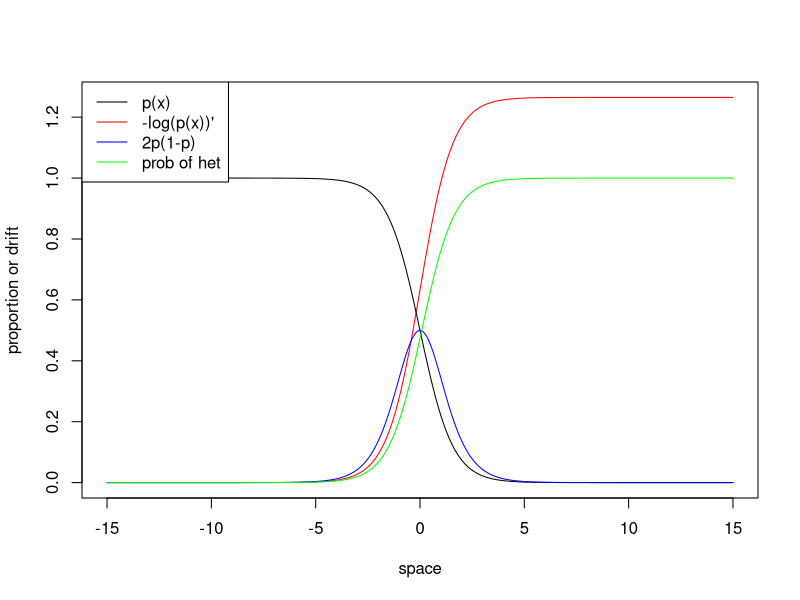
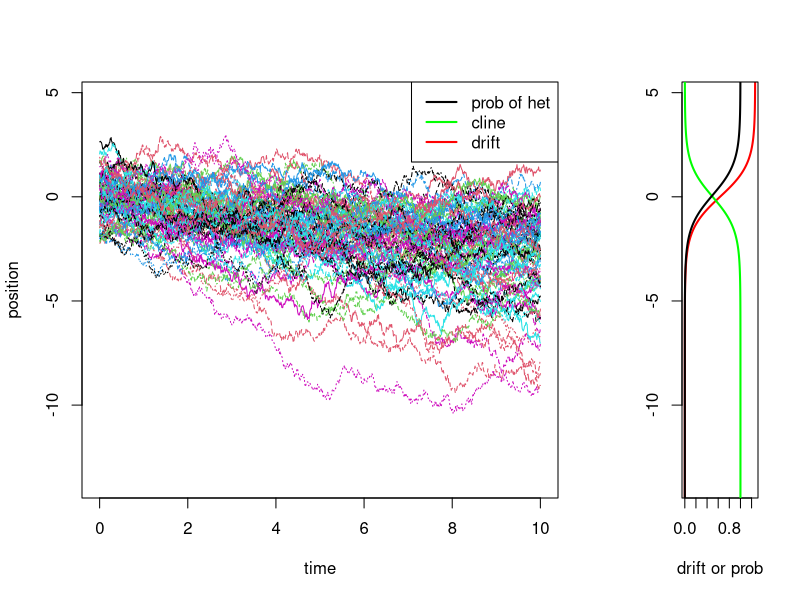
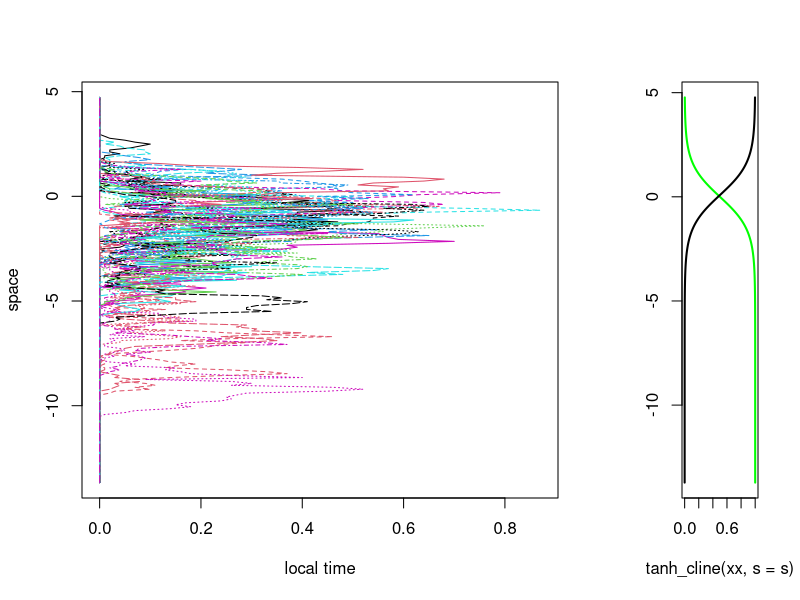

Recreate these plots in R, in order. (Note: this script raises an error after producing the figures.)
## ---- chunk 1
fig.dim <- 5
knitr::opts_chunk$set(fig.width=2*fig.dim,fig.align='center')
## ---- chunk 2
pcline <- function (x,r,tau=1,sigma=1) {
    (1/2)*( 1 - sign(x)*zeta(x=x/sqrt(tau*sigma^2),r=r*tau) )
}
tanh_cline <- function (x,s,sigma=1) {
    (1/2)*(1+tanh(-2*x*sqrt(s)/sigma))
}
tanh_drift <- function (x,s,sigma=1) {
    # log-derivative of tanh_cline
    -(2*sqrt(s)/sigma) * (1-tanh(-2*x*sqrt(s)/sigma)^2) / (1+tanh(-2*x*sqrt(s)/sigma))
}
tanh_het <- function (x,s,sigma=1) {
    # prob of being in a het = (1-s)(1-p)/(1-s(1-p))
    pp <- tanh_cline(x,s,sigma=sigma)
    (1-s)*(1-pp)/(1-s*(1-pp))
}
sim_diffusion <- function (drift,tau,nwalks,ntimes,xinit=0,...) {
    # want total time to be tau, so:
    dt <- tau/ntimes
    # put the noise in rws
    rws <- matrix( c( rep_len(xinit,nwalks), # initial conditions
                 rnorm(nwalks*(ntimes-1)) ), nrow=ntimes, ncol=nwalks, byrow=TRUE )
    # and then integrate over it
    for (k in 2:ntimes) {
        rws[k,] <- rws[k-1,]+sqrt(dt)*rws[k,]+dt*drift(rws[k-1,],...)
    }
    attr(rws,"dt") <- dt
    return(rws)
}
## ---- chunk 3
s <- 0.1
tanh_cline
xx <- seq(-15,15,length.out=500)
plot(xx, (-1)*tanh_drift(xx,s=s), type='l', col='red', xlab="space", ylab='proportion or drift')
lines(xx, tanh_cline(xx,s=s), col='black')
lines(xx, 2*tanh_cline(xx,s=s)*(1-tanh_cline(xx,s=s)), col='blue')
lines(xx, tanh_het(xx,s=s), col='green')
legend("topleft",lty=1,col=c("black","red","blue","green"),
        legend=c("p(x)","-log(p(x))'","2p(1-p)","prob of het"))
## ---- chunk 4
tanh_drift
nwalks <- 1e4
ntimes <- 1e3
s <- 0.1
tau <- 10
xx <- seq(-15,15,length.out=500)
tt <- seq(0,tau,length.out=ntimes)
rws <- sim_diffusion( tanh_drift, tau, nwalks, ntimes, s=s, xinit=rnorm(nwalks) )
layout( t(1:2), widths=c(3,1) )
matplot(tt, rws[,1:80],type='l', ylab='position', xlab='time', ylim=range(rws) )
legend("topright",lwd=2,legend=c("prob of het","cline","drift"),col=c("black","green","red"))
plot( (-1)*tanh_drift(xx,s=s), xx, col='red', lwd=2, type='l', ylim=range(rws), ylab='', xlab='drift or prob' )
lines( tanh_cline(xx,s=s), xx, col='green', lwd=2 )
lines( (1-s)*(1-tanh_cline(xx,s=s))/(1-s*(1-tanh_cline(xx,s=s))), xx, lwd=2 )
## ---- chunk 5
xx <- seq( min(rws), max(rws), length.out=200 )
xmids <- xx[-1]-diff(xx)/2
lts <- attr(rws,"dt")*apply( matrix(findInterval(rws,xx),nrow=nrow(rws)), 2, tabulate, nbins=length(xx)-1 )
layout( t(1:2), widths=c(3,1) )
matplot(lts[,1:30],xmids,type='l',xlab="local time", ylab="space")
plot( tanh_cline(xx,s=s), xx, col='green', lwd=2, type='l', ylim=range(rws), ylab='' )
lines( (1-s)*(1-tanh_cline(xx,s=s))/(1-s*(1-tanh_cline(xx,s=s))), xx, lwd=2 )
## ---- chunk 6
het.time <- weighted_time( rws, tanh_het, s=s )
layout(1:2)
hist( het.time, breaks=50, xlab="time in hets", freq=FALSE, main="histogram of T" ) 
hist( log(het.time), breaks=50, xlab="log(time in hets)", freq=FALSE , main="histogram of log(T)") 
## ---- chunk 7
weighted_time <- function (rws, weight.fn, ...) {
    colSums( weight.fn(rws,...) ) * attr(rws,"dt")
}
nwalks <- 1e4
ntimes <- 1e3
s <- 0.1
tau <- 10
lt.comparison <- list(
        tanh=weighted_time( 
               sim_diffusion( tanh_drift,tau,nwalks,ntimes,s=s ),
               tanh_het, s=s
           ),
        reflected=weighted_time(
                sim_diffusion( function(...){0}, tau, nwalks, ntimes ),
                function (x,s) { ifelse(abs(x)<1/(2*sqrt(s)), 1/2, 0) }, s=s
            ),
        reflected_tanh=weighted_time(
                sim_diffusion( function(...){0}, tau, nwalks, ntimes ),
                tanh_het, s=s
            ),
        pushed=weighted_time(
                sim_diffusion( function(x,s){ifelse(x>0,-4*sqrt(s),0)}, tau, nwalks, ntimes, s=s ),
                function (x) { x>0 }
            ),
        pushed_tanh=weighted_time(
                sim_diffusion( function(x,s){ifelse(x>0,-4*sqrt(s),0)}, tau, nwalks, ntimes, s=s ),
                tanh_het, s=s
            )
        )
layout(seq_along(lt.comparison))
for (k in seq_along(lt.comparison)) {
    hist(lt.comparison[[k]],xlim=range(lt.comparison),main=names(lt.comparison)[k],breaks=50,xlab="time in hets")
}
## ---- chunk 8
nwalks <- 1e4
ntimes <- 1e3
# want total time to be tau, so:
eps <- 1/sqrt(ntimes)
rws <- matrix( rnorm(nwalks*ntimes)*eps, nrow=ntimes, ncol=nwalks )
rws <- rbind(0,apply(rws,2,cumsum))
matplot(seq(0,1,length.out=ntimes),rws[,1:20],type='l', ylab='position')
## ---- chunk 9
xh <- hist(rws[ntimes,],breaks=50,main="final position")
lines( xh$mids, sum(xh$counts)*diff(pnorm(xh$breaks)) )
## ---- chunk 10
xh <- hist(colSums(abs(rws)<=1.5*eps)/ntimes/(3*eps),main="local time at 0", breaks=30)
lines( xh$mids, sum(xh$counts)*diff( 2*pnorm(xh$breaks)-1 ), col='red' )
## ---- chunk 11
layout(matrix(1:4,nrow=2))
for (loc in c(0.1, 0.2, 0.4, 0.6)) {
    lts <- colSums(abs(rws-loc)<=1.5*eps)/ntimes/(3*eps)
    zeros <- (lts==0)
    pred.zero <- 2*pnorm(abs(loc)+c(0,1.5*eps,-1.5*eps))-1
    xh <- hist(lts[!zeros],main=paste("local time at",loc), breaks=30, ylim=range(c(0,pred.zero*nwalks)))
    lines( xh$mids, sum(!zeros)*diff( 2*pnorm(abs(loc)+xh$breaks)-1 ), col='red' )
    points(rep(0,4), c(sum(zeros),pred.zero*nwalks), col=1:4, pch=20, cex=2)
    # lower bound
    lines( xh$mids, sum(!zeros)*diff( 2*pnorm(abs(loc+1.5*eps)+xh$breaks)-1 ), col=3 )
    # upper bound
    lines( xh$mids, sum(!zeros)*diff( 2*pnorm(abs(loc-1.5*eps)+xh$breaks)-1 ), col=4 )
}
## ---- chunk 12
loc <- 0.1
zeta <- function (x,r) {
    2*pnorm(abs(x)) - 1 + 2 * exp( r*abs(x) + r^2/2 + pnorm(abs(x)+r,lower.tail=FALSE,log.p=TRUE) )
}
compare.rates <- as.data.frame( t( sapply( c(0.25,0.5,1,1.5,2,2.5,3), function (rate) {
        visits <- colSums(abs(rws-loc)<=1.5*eps)
        killed <- ( rbinom(ncol(rws),size=visits,prob=rate/ntimes/(3*eps)) == 0 )
        c( 
          rate=rate,
          simulation=mean(killed), 
          theory=zeta(loc,rate),
          SE=sqrt(mean(killed)*(1-mean(killed))/nwalks)
          )
    } ) ) )
with(compare.rates, {
         plot( rate, theory, type='l', xlab="recomb rate", ylab="prob of recomb", col='red', ylim=c(0,1) ) 
         points( rate, simulation, pch=20 )
         arrows( x0=rate, y0=simulation-2*SE, y1=simulation+2*SE, angle=90, code=3 )
    } )
## ---- chunk 13
layout(1:2)
xvals <- seq(0,5,length.out=150)
rvals <- seq(0,10,length.out=100)
zetavals <- outer( xvals, rvals, zeta )
matplot(xvals,zetavals,type='l',xlab="x",ylab=expression(zeta),col=rainbow(length(rvals)))
lrvals <- seq(1,length(rvals),length.out=6)
legend("bottomright",lty=1,col=rainbow(length(rvals))[lrvals],legend=paste("r=",round(rvals[lrvals],digits=2)))
matplot(rvals,t(zetavals),type='l',xlab="r",ylab=expression(zeta),col=rainbow(length(xvals)))
lxvals <- seq(1,length(xvals),length.out=6)
legend("bottomright",lty=1,col=rainbow(length(xvals))[lxvals],legend=paste("x=",round(xvals[lxvals],digits=2)),bg='white')
## ---- chunk 14
pcline
xx <- seq(-15,15,length.out=500)
for (tau in c(5,50)) {
    plot(xx, pcline(xx,r=1), type='n', 
            xlab="distance from cline center", ylab="prob inherited from the left", 
            main=as.expression(substitute(tau==mytau,list(mytau=tau))) )
    rr <- seq(0,0.2,length.out=11)
    pp <- sapply( rr, function (r) { pcline(xx,r=r,tau=tau) } )
    matplot(xx,pp,type='l',lty=1,col=rainbow(length(rr)),add=TRUE)
    legend("topright",lty=1,col=rainbow(length(rr)),legend=paste("r=",rr))
}
